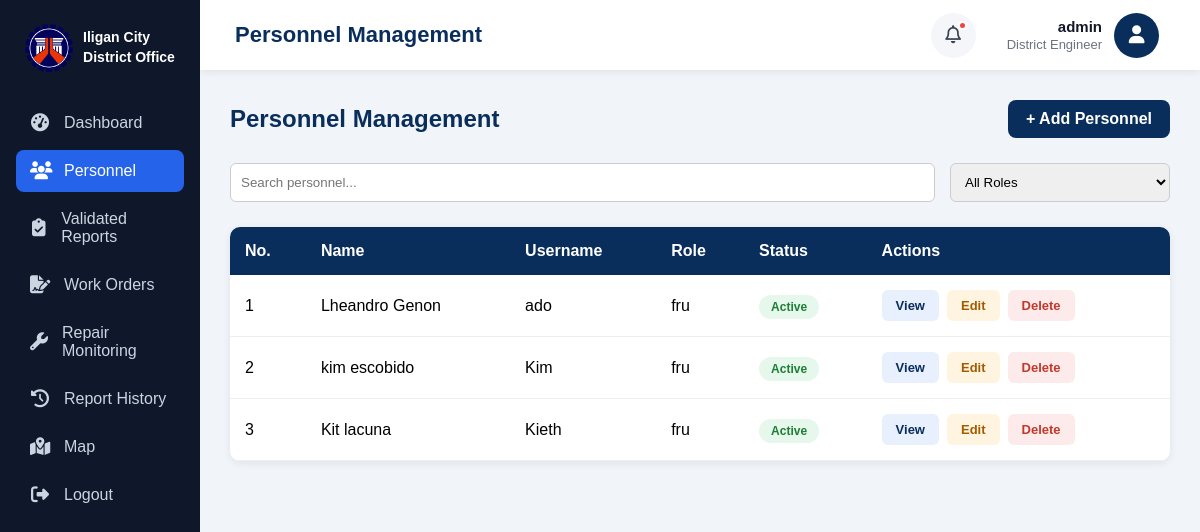
The page /personnel/ (signed in) on the database its author committed.
### users/models.py (models this page shows, shortened)
class User(AbstractUser):
    ROLE_CHOICES = [
        ("district_engineer", "District Engineer"),
        ("fru", "FRU Personnel"),
        ("field_engineer", "Field Engineer"),
        ("citizen", "Citizen"),
    ]
    email = models.EmailField(unique=True)
    role = models.CharField(
        max_length=30,
        choices=ROLE_CHOICES
    )
    created_at = models.DateTimeField(auto_now_add=True)
    REQUIRED_FIELDS = ["email", "role"]

class Personnel(models.Model):
    POSITION_CHOICES = [
        ("district_engineer", "District Engineer"),
        ("fru", "FRU Personnel"),
        ("field_engineer", "Field Engineer"),
    ]
    user = models.OneToOneField(
        settings.AUTH_USER_MODEL,
        on_delete=models.CASCADE
    )
    employee_id = models.CharField(
        max_length=20,
        unique=True
    )
    contact_number = models.CharField(
        max_length=20
    )
    address = models.TextField(
        blank=True
    )
    position = models.CharField(
        max_length=30,
        choices=POSITION_CHOICES
    )
    created_at = models.DateTimeField(
        auto_now_add=True
    )

### users/views.py (the view)
# urls.py: path("personnel/", views.personnel, name="personnel"),
@login_required
def personnel(request):
    personnel_list = Personnel.objects.select_related("user").all().order_by("-id")
    context = {
        "personnel_list": personnel_list,
    }
    return render(request, "users/district/personnel.html", context)

### users/templates/users/district/personnel.html (shortened to what this page needs)
{% extends "users/master.html" %}
{% block page_title %}
Personnel Management
{% endblock %}
{% block content %}
<div class="page-header">
    <h2>Personnel Management</h2>
    <a href="{% url 'add_personnel' %}" class="add-btn">
        + Add Personnel
    </a>
</div>
<div class="search-section">
    <input
        type="text"
        placeholder="Search personnel...">
    <select>
        <option>All Roles</option>
    </select>
</div>
<div class="table-container">
    <table>
        <thead>
            <tr>
                <th>No.</th>
                <th>Name</th>
                <th>Username</th>
                <th>Role</th>
                <th>Status</th>
                <th>Actions</th>
            </tr>
        </thead>
        <tbody>
            {% for person in personnel_list %}
            <tr>
                <td>{{ forloop.counter }}</td>
                <td>{{ person.user.first_name }} {{ person.user.last_name }}</td>
                <td>{{ person.user.username }}</td>
                <td>{{ person.position }}</td>
                <td>
                    <span class="status-badge status-active">
                        {% if person.user.is_active %}Active{% else %}Inactive{% endif %}
                    </span>
                </td>
                <td>
                    <div class="action-cell">
                        <a href="{% url 'view_personnel' person.pk %}" class="view-btn">
                            View
                        </a>
                        <a href="{% url 'edit_personnel' person.pk %}" class="edit-btn">
                            Edit
                        </a>
                        <form method="post"
                              action="{% url 'delete_personnel' person.pk %}"
                              onsubmit="return confirm('Delete this personnel record? This cannot be undone.');"
                              style="display:inline;">
                            <button type="submit" class="delete-btn">
                                Delete
                            </button>
                        </form>
                    </div>
                </td>
            </tr>
            {% empty %}
            <tr>
                <td colspan="6" class="empty">
                    No personnel records found.
                </td>
            </tr>
            {% endfor %}
        </tbody>
    </table>
</div>
{% endblock %}

### users/templates/users/master.html (shortened to what this page needs)
{% load static %}
<!DOCTYPE html>
<html lang="en">
<head>
    <link rel="stylesheet" href="https://cdnjs.cloudflare.com/ajax/libs/font-awesome/6.7.2/css/all.min.css">
</head>
<body>
    {% include "users/components/sidebar.html" %}
    <div class="main-wrapper" id="mainWrapper">
        <div class="navbar">
            <div class="navbar-left">
                <h2>{% block page_title %}Dashboard{% endblock %}</h2>
            </div>
            {% include "users/components/navbar.html" %}
        </div>
        <div class="content">
            {% block content %}
            {% endblock %}
        </div>
    </div>
</body>
</html>

### users/templates/users/components/sidebar.html (shortened to what this page needs)
{% load static%}
<!DOCTYPE html>
<html lang="en">
<head>
    <link rel="stylesheet" href="https://cdnjs.cloudflare.com/ajax/libs/font-awesome/6.5.1/css/all.min.css">
</head>
<body>
    <div class="sidebar">
        <div class="logo">
            <img src="{% static 'users/images/logtrans.png' %}" alt="DPWH Logo">
            <div class="dpwhname">
                Iligan City<br>
                District Office
            </div>
        </div>
        <div class="nav">
            {% if request.user.role == "district_engineer" %}
                <a href="{% url 'district_dashboard' %}" class="{% if request.resolver_match.url_name == 'district_dashboard' %}active{% endif %}">
                    <i class="fa-solid fa-gauge-high"></i><span>Dashboard</span>
                </a>
                <a href="{% url 'personnel' %}" class="{% if request.resolver_match.url_name == 'personnel' or request.resolver_match.url_name == 'view_personnel' or request.resolver_match.url_name == 'edit_personnel' %}active{% endif %}">
                    <i class="fa-solid fa-users"></i><span>Personnel</span>
                </a>
                <a href="{% url 'validated_reports' %}" class="{% if request.resolver_match.url_name == 'validated_reports' %}active{% endif %}">
                    <i class="fa-solid fa-clipboard-check"></i><span>Validated Reports</span>
                </a>
                <a href="{% url 'work_orders' %}" class="{% if request.resolver_match.url_name == 'work_orders' %}active{% endif %}">
                    <i class="fa-solid fa-file-signature"></i><span>Work Orders</span>
                </a>
                <a href="{% url 'repair_monitoring' %}" class="{% if request.resolver_match.url_name == 'repair_monitoring' %}active{% endif %}">
                    <i class="fa-solid fa-wrench"></i><span>Repair Monitoring</span>
                </a>
                <a href="{% url 'report_history' %}" class="{% if request.resolver_match.url_name == 'report_history' %}active{% endif %}">
                    <i class="fa-solid fa-clock-rotate-left"></i><span>Report History</span>
                </a>
                <a href="{% url 'map' %}" class="{% if request.resolver_match.url_name == 'map' %}active{% endif %}">
                    <i class="fa-solid fa-map-location-dot"></i><span>Map</span>
                </a>
            {% endif %}
            <a href="{% url 'logout' %}"
                onclick="return confirm('Are you sure you want to logout?');">
                    <i class="fa-solid fa-right-from-bracket"></i>
                <span>Logout</span>
            </a>
        </div>
    </div>
</body>
</html>

### users/templates/users/components/navbar.html (shortened to what this page needs)
<div class="navbar-right">
    <button class="notification-btn">
        <i class="fa-regular fa-bell"></i>
        <span class="notification-dot"></span>
    </button>
    <div class="profile">
        <div class="profile-info">
            <h4>{{ request.user.get_full_name|default:request.user.username }}</h4>
            <small>{{ request.user.get_role_display }}</small>
        </div>
        <div class="profile-icon">
            <i class="fa-solid fa-user"></i>
        </div>
    </div>
</div>

### users/templates/users/master.html (style rules this page uses)
* { margin: 0; padding: 0; box-sizing: border-box; font-family: Arial, Helvetica, sans-serif; }
body { background: #F4F6F9; }
.main-wrapper { margin-left: 200px; min-height: 100vh; transition: margin-left 0.3s ease; }
.content { padding: 30px; }

### users/templates/users/district/personnel.html (style rules this page uses)
.page-header { display:flex; justify-content:space-between; align-items:center; margin-bottom:25px; }
.page-header h2 { color:#0A2E5C; }
.add-btn { text-decoration:none; background:#0A2E5C; color:white; padding:10px 18px; border-radius:8px; font-weight:bold; transition:.3s; }
.search-section { display:flex; gap:15px; margin-bottom:25px; }
.search-section input { flex:1; padding:10px; border:1px solid #ccc; border-radius:6px; }
.search-section select { width:220px; padding:10px; border:1px solid #ccc; border-radius:6px; }
.table-container { background:white; border-radius:10px; overflow:hidden; box-shadow:0 2px 8px rgba(0,0,0,.08); }
table { width:100%; border-collapse:collapse; }
thead { background:#0A2E5C; color:white; }
th { padding:15px; text-align:left; }
td { padding:15px; border-bottom:1px solid #eee; }
.action-cell { display:flex; gap:8px; }
.view-btn, .edit-btn, .delete-btn { border:none; cursor:pointer; padding:8px 14px; border-radius:6px; font-size:13px; font-weight:bold; text-decoration:none; display:inline-block; }
.view-btn { background:#e8f0fe; color:#0A2E5C; }
.edit-btn { background:#fff4e0; color:#a15c00; }
.delete-btn { background:#fdeaea; color:#c0392b; }
.status-badge { padding:5px 12px; border-radius:20px; font-size:12px; font-weight:bold; }
.status-active { background:#e6f7ec; color:#1e7e34; }

### users/templates/users/components/sidebar.html (style rules this page uses)
* { box-sizing: border-box; margin: 0; padding: 0; }
body { font-family: Arial, Helvetica, sans-serif; min-height: 100vh; background-color: #f1f5f9; }
.sidebar { width: 200px; height: 100vh; position: fixed; top: 0; left: 0; flex-shrink: 0; background-color: #0f172a; color: white; display: flex; flex-direction: column; align-items: center; padding: 24px 16px; overflow-y: auto; z-index: 20; }
.logo { display: flex; align-items: center; gap: 10px; margin-bottom: 30px; }
.logo img { width: 48px; flex-shrink: 0; }
.dpwhname { text-align: left; font-size: 14px; line-height: 1.4; font-weight: 600; }
.nav { width: 100%; display: flex; flex-direction: column; gap: 6px; }
.nav a { display: flex; align-items: center; gap: 14px; text-decoration: none; color: #cbd5e1; font-size: 16px; padding: 12px 14px; border-radius: 8px; transition: background-color 0.2s, color 0.2s; }
.nav a i { width: 20px; text-align: center; font-size: 18px; }
.nav a.active { background-color: #2563eb; color: white; }

### users/templates/users/components/navbar.html (style rules this page uses)
.navbar { height: 70px; background: white; display: flex; justify-content: space-between; align-items: center; padding: 0 35px; box-shadow: 0 2px 8px rgba(0,0,0,.08); position: sticky; top: 0; z-index: 10; }
.navbar-left h2 { color: #0A2E5C; font-size: 22px; font-weight: 700; }
.navbar-right { display: flex; align-items: center; gap: 25px; }
.notification-btn { position: relative; border: none; background: #F4F6F9; width: 45px; height: 45px; border-radius: 50%; cursor: pointer; font-size: 18px; color: #374151; display: flex; justify-content: center; align-items: center; transition: background-color 0.2s; }
.notification-dot { position: absolute; top: 8px; right: 9px; width: 9px; height: 9px; background: #EF4444; border-radius: 50%; border: 2px solid white; }
.profile { display: flex; align-items: center; gap: 12px; cursor: pointer; padding: 6px; border-radius: 10px; transition: background-color 0.2s; }
.profile-info { text-align: right; }
.profile-info h4 { font-size: 15px; color: #111827; font-weight: 600; }
.profile-info small { color: #6B7280; font-size: 13px; }
.profile-icon { width: 45px; height: 45px; border-radius: 50%; background: #0A2E5C; color: white; display: flex; justify-content: center; align-items: center; font-size: 18px; flex-shrink: 0; }

### rows shown on the page
User: user.get_full_name "admin", user.role "District Engineer"
Personnel: user.first_name "Lheandro", user.last_name "Genon", user.username "ado", position "fru", shows "Active"
Personnel: user.first_name "kim", user.last_name "escobido", user.username "Kim", position "fru", shows "Active"
Personnel: user.first_name "Kit", user.last_name "lacuna", user.username "Kieth", position "fru", shows "Active"
